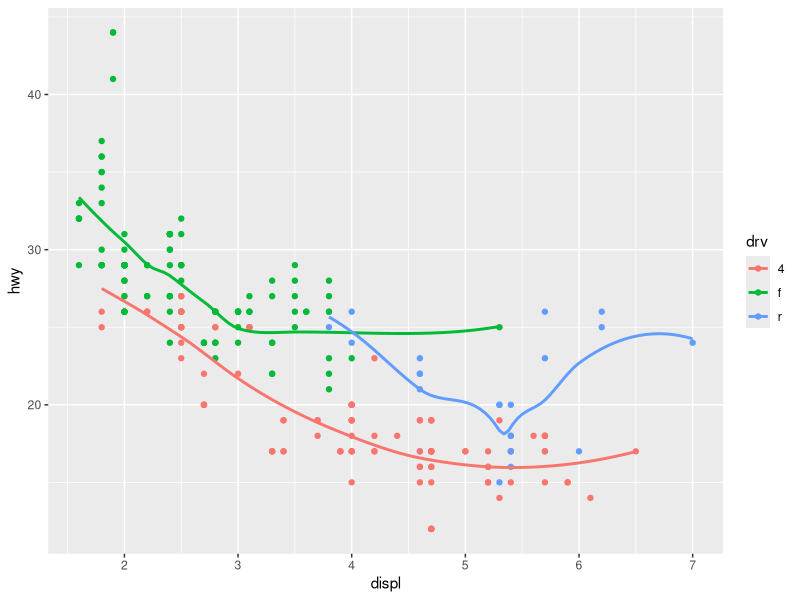
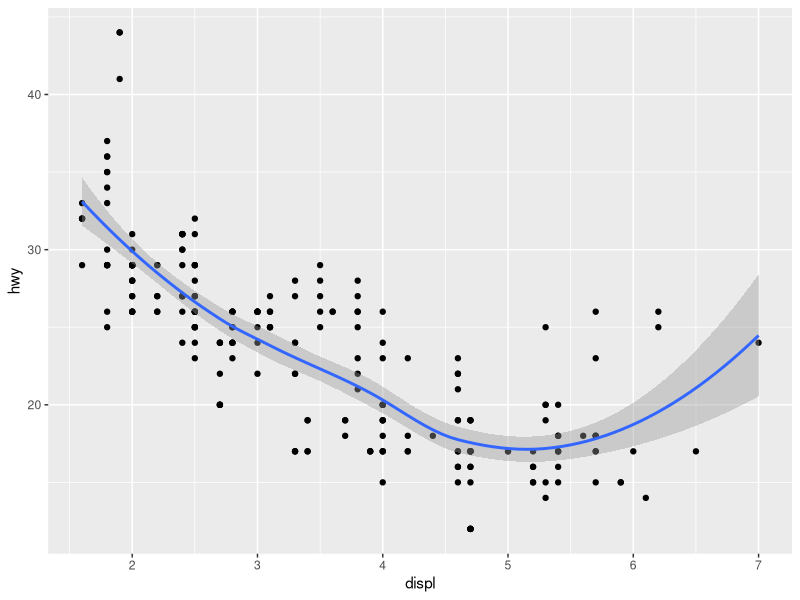
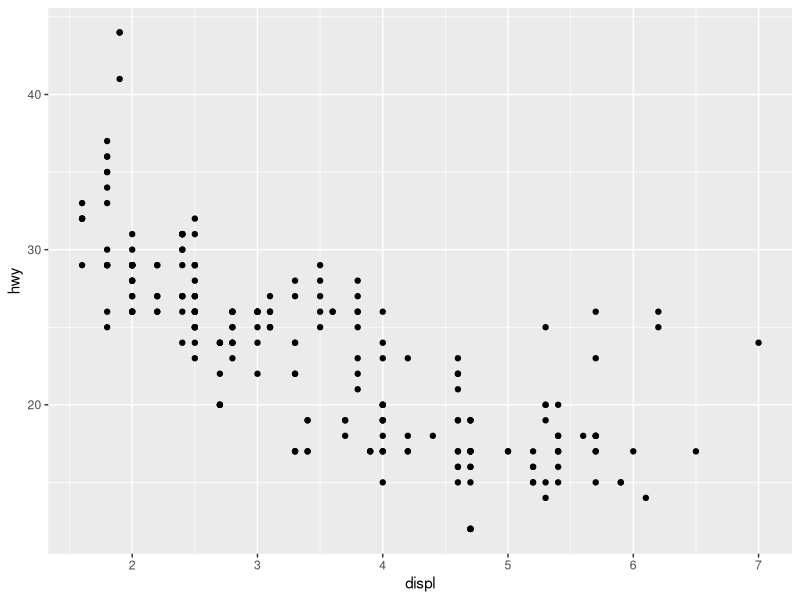

These figures' R source, in order: (Note: this script raises an error after producing the figures.)
library(tidyverse)
library(ggplot2)


# ggplot ------------------------------------------------------------------

ggplot(data = mpg, mapping = aes(x = displ,y = hwy,color = drv)) + 
  geom_point(mapping = aes()) +
  geom_smooth(mapping = aes(),se = FALSE) 
ggplot(data = mpg, mapping = aes(x = displ, y = hwy)) + 
  geom_point() + 
  geom_smooth()



ggplot(data = mpg) + 
  geom_point(mapping = aes(x = displ, y = hwy))

# transform ---------------------------------------------------------------

filter(mpg, cyl == 8)
filter(diamonds, carat > 3)
data("flights")
flights %>% 
  filter(arr_delay >= 2 & dest %in% c('HOU', 'IAH'))
delays <- not_cancelled %>% 
  group_by(tailnum) %>% 
  summarise(
    delay = mean(arr_delay, na.rm = TRUE),
    n = n()
)
not_cancelled <- flights %>% 
  filter(!is.na(dep_delay), !is.na(arr_delay))
delays %>% 
  filter(n > 20) %>% 
  ggplot(mapping = aes(x = n, y = delay)) + 
  geom_point(alpha = 0.1)
flights %>% 
  filter(!is.na(tailnum)) %>% 
  select('tailnum',ends_with('delay')) %>% 
  mutate(delay = arr_delay + dep_delay) %>% 
  arrange(delay)

diamonds <- diamonds
diamonds %>% ggplot(mapping = aes(x = carat)) + 
  geom_histogram(binwidth = 0.01) +
  theme_bw()
diamonds %>% 
  filter(carat == 0.99 | carat == 1) %>% 
  group_by(carat) %>% 
  count()
diamonds2 <- diamonds %>% 
  filter(between(y, 3, 20))
diamonds2 %>% 
  count(cut,color) %>% 
  ggplot(mapping = aes(x = cut,y = color))+
  geom_tile(mapping = aes(fill = n))
diamonds2 %>% 
  ggplot(mapping = aes(x = price, y = carat)) + 
  geom_bin2d(mapping = aes())
df <- data.frame(abc = 1, xyz = "a")
df$x
df[, "xyz"]
df[, c("abc", "xyz")]

# response ----------------------------------------------------------------

models <- tibble(
  a1 = runif(250, -20, 40),
  a2 = runif(250, -5, 5))
data_sim <- sim1 %>% 
  select(-pre)


# predict -----------------------------------------------------------------

model1 <- function(model,data){
  model[1] + model[2] * data[['x']]
}
mesure_distance <- function(mod,data){
  diff <- data[['y']] - model1(model = mod,data = data)
  sqrt(mean(diff^2))
}
sim1_distance <- function(a1,a2,data){
  mesure_distance(mod = c(a1,a2),data = sim1)
}

(models <- models %>% 
  mutate(dist = map2_dbl(.x = a1,.y = a2,.f = sim1_distance)))
ggplot(data = sim1,mapping = aes(x,y))+
  geom_point()+
  geom_abline(data = filter(.data = models,min_rank(dist)<10),
              mapping = aes(intercept = a1,slope = a2,color = -dist))+
  scale_x_continuous(limits = c(0,15))

ggplot(data = models,mapping = aes(a1,a2))+
  geom_point(data = filter(models,min_rank(dist)<=10),size = 4,color = 'red')+
  geom_point(aes(color = -dist))

(sim1 <- sim1 %>% 
  add_residuals(model = lm(y~x,data = sim1)) %>% 
  add_predictions(model = lm(y~x,data = sim1)) %>% 
    select('x','y','pred',everything()))

sim1 %>% 
  ggplot(mapping = aes(x = x, y = resid)) + 
  geom_point(data = filter(sim1,min_rank(abs(resid))<= 10),size = 2,shape = 2)+ 
  geom_point(alpha = 0.5) +
  coord_cartesian(xlim = c(1,10))+
  geom_hline(yintercept = 0, color = 'red') + 
  geom_refline(h = 0)


# loess -------------------------------------------------------------------

model_loe <- loess(formula = y~x,data = sim1)
sim1 <- sim1 %>% 
  add_predictions(model = model_loe) %>% 
  add_residuals(model = model_loe)
ggplot(data = sim1,mapping = aes(x = x,y = pred)) + 
  geom_point() + 
  geom_smooth() 

geom_refline <- function(h,v,color = 'white'){
  if(!missing(h)){
    geom_hline(yintercept = h,size = 2, color = color)
  }else if(!missing(v)){
    geom_vline(xintercept = v, size = 2 ,color = color)
  }else {
    stop('stop')
  }
}


# two predictor(cc) -------------------------------------------------------

mod1 <- lm(y~x1 + x2,data = sim3)
mod2 <- lm(y~x1 * x2, data = sim3)
sim3 %>% 
  gather_predictions(mod1,mod2) %>% 
  ggplot(mapping = aes(x1,y,color = x2)) + 
  geom_point() + 
  geom_line(aes(y = pred)) + 
  facet_wrap(~model)


sim3 %>% 
  gather_predictions(mod1,mod2) %>% 
  gather_residuals(mod1,mod2) %>% 
  ggplot(mapping = aes(x1,resid,color = x2)) + 
  geom_point() + 
  facet_grid(model~x2)

sim5 <- tibble(
  x = seq(0, 3.5 * pi, length = 50),
  y = 4 * sin(x) + rnorm(length(x))
)
summary(lm(y~x^2+x,data = sim5))
summary(lm(y~I(x^3)+I(x^2)+x,data = sim5))
summary(lm(y~x,sim5))
summary(lm(y~poly(x,3),sim5))
sim5 %>% 
  add_predictions(model = lm(y~poly(x,3),sim5))
sim5 %>% 
  add_predictions(model = lm(y~I(x^3)+I(x^2)+x,data = sim5))


# splines 样条-----------------------------------------------------------------

ggplot(sim5,mapping = aes(x,y)) + 
  geom_point()
for (i in 1:5) {
 assign(paste0('mod',i), lm(formula = y~ns(x,i),data = sim5))
}
grid <- sim5 %>% 
  data_grid(x = (seq_range(x = x,n = 50,expand = 0.1))) %>% 
  gather_predictions(mod1,mod2,mod3,mod4,mod5) 
 
ggplot(data = sim5,mapping = aes(x = x,y = y)) + 
  geom_point() + 
  geom_line(data = grid,mapping = aes(y = pred),color = 'red',alpha = 0.5) + 
  facet_wrap(~model,nrow = 3)

summary(lm(y~x1 * x2,sim3))
model.matrix(lm(y~x1 + x2 ,sim3))
sim3 %>% 
  add_predictions(model = lm(y~x1 + x2,sim3))


# model construct ---------------------------------------------------------

# mlr3 --------------------------------------------------------------------




